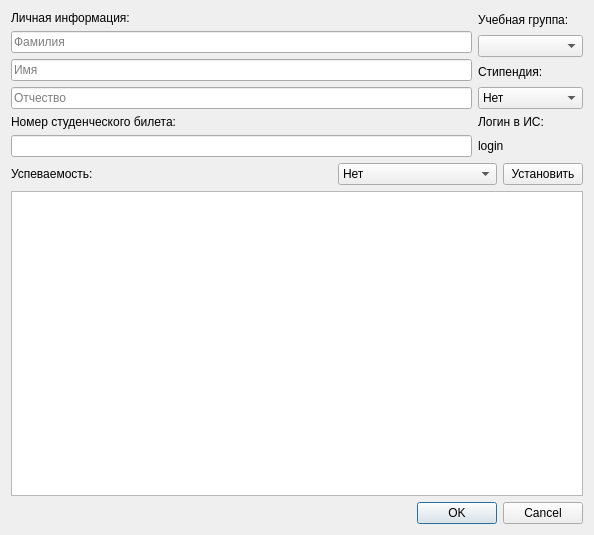
<?xml version="1.0" encoding="UTF-8"?>
<ui version="4.0">
 <class>editStudentDialog</class>
 <widget class="QDialog" name="editStudentDialog">
  <property name="geometry">
   <rect>
    <x>0</x>
    <y>0</y>
    <width>594</width>
    <height>535</height>
   </rect>
  </property>
  <property name="minimumSize">
   <size>
    <width>532</width>
    <height>442</height>
   </size>
  </property>
  <property name="windowTitle">
   <string>Dialog</string>
  </property>
  <layout class="QGridLayout" name="gridLayout_2">
   <item row="0" column="0">
    <layout class="QGridLayout" name="gridLayout">
     <item row="4" column="0">
      <widget class="QLineEdit" name="lineNumber"/>
     </item>
     <item row="0" column="0">
      <layout class="QVBoxLayout" name="verticalLayout">
       <item>
        <widget class="QLabel" name="label">
         <property name="text">
          <string>Личная информация:</string>
         </property>
        </widget>
       </item>
       <item>
        <widget class="QLineEdit" name="lineSurname">
         <property name="placeholderText">
          <string>Фамилия</string>
         </property>
        </widget>
       </item>
       <item>
        <widget class="QLineEdit" name="lineName">
         <property name="placeholderText">
          <string>Имя</string>
         </property>
        </widget>
       </item>
       <item>
        <widget class="QLineEdit" name="linePatronymic">
         <property name="placeholderText">
          <string>Отчество</string>
         </property>
        </widget>
       </item>
      </layout>
     </item>
     <item row="0" column="1">
      <layout class="QVBoxLayout" name="verticalLayout_2">
       <item>
        <widget class="QLabel" name="label_3">
         <property name="text">
          <string>Учебная группа:</string>
         </property>
        </widget>
       </item>
       <item>
        <widget class="QComboBox" name="groupComboBox"/>
       </item>
       <item>
        <widget class="QLabel" name="label_4">
         <property name="text">
          <string>Стипендия:</string>
         </property>
        </widget>
       </item>
       <item>
        <widget class="QComboBox" name="grantComboBox">
         <item>
          <property name="text">
           <string>Нет</string>
          </property>
         </item>
         <item>
          <property name="text">
           <string>Обычная</string>
          </property>
         </item>
         <item>
          <property name="text">
           <string>Повышенная</string>
          </property>
         </item>
        </widget>
       </item>
      </layout>
     </item>
     <item row="3" column="0">
      <widget class="QLabel" name="label_2">
       <property name="text">
        <string>Номер студенческого билета:</string>
       </property>
      </widget>
     </item>
     <item row="4" column="1">
      <widget class="QLabel" name="labelLogin">
       <property name="text">
        <string>login</string>
       </property>
      </widget>
     </item>
     <item row="3" column="1">
      <widget class="QLabel" name="label_7">
       <property name="text">
        <string>Логин в ИС:</string>
       </property>
      </widget>
     </item>
    </layout>
   </item>
   <item row="1" column="0">
    <layout class="QHBoxLayout" name="horizontalLayout">
     <item>
      <widget class="QLabel" name="label_5">
       <property name="maximumSize">
        <size>
         <width>508</width>
         <height>16</height>
        </size>
       </property>
       <property name="text">
        <string>Успеваемость:</string>
       </property>
      </widget>
     </item>
     <item>
      <spacer name="horizontalSpacer">
       <property name="orientation">
        <enum>Qt::Horizontal</enum>
       </property>
       <property name="sizeHint" stdset="0">
        <size>
         <width>40</width>
         <height>20</height>
        </size>
       </property>
      </spacer>
     </item>
     <item>
      <widget class="QComboBox" name="comboBox">
       <item>
        <property name="text">
         <string>Нет</string>
        </property>
       </item>
       <item>
        <property name="text">
         <string>Не зачтено</string>
        </property>
       </item>
       <item>
        <property name="text">
         <string>Зачтено</string>
        </property>
       </item>
       <item>
        <property name="text">
         <string>Неудовлетворительно</string>
        </property>
       </item>
       <item>
        <property name="text">
         <string>Удовлетворительно </string>
        </property>
       </item>
       <item>
        <property name="text">
         <string>Хорошо</string>
        </property>
       </item>
       <item>
        <property name="text">
         <string>Отлично</string>
        </property>
       </item>
      </widget>
     </item>
     <item>
      <widget class="QPushButton" name="setGradeButton">
       <property name="text">
        <string>Установить</string>
       </property>
      </widget>
     </item>
    </layout>
   </item>
   <item row="4" column="0">
    <widget class="QDialogButtonBox" name="buttonBox">
     <property name="orientation">
      <enum>Qt::Horizontal</enum>
     </property>
     <property name="standardButtons">
      <set>QDialogButtonBox::Cancel|QDialogButtonBox::Ok</set>
     </property>
    </widget>
   </item>
   <item row="3" column="0">
    <widget class="QTableView" name="tableView">
     <property name="editTriggers">
      <set>QAbstractItemView::NoEditTriggers</set>
     </property>
     <property name="selectionMode">
      <enum>QAbstractItemView::SingleSelection</enum>
     </property>
     <property name="selectionBehavior">
      <enum>QAbstractItemView::SelectRows</enum>
     </property>
     <attribute name="horizontalHeaderStretchLastSection">
      <bool>true</bool>
     </attribute>
     <attribute name="verticalHeaderStretchLastSection">
      <bool>false</bool>
     </attribute>
    </widget>
   </item>
  </layout>
 </widget>
 <resources/>
 <connections>
  <connection>
   <sender>buttonBox</sender>
   <signal>accepted()</signal>
   <receiver>editStudentDialog</receiver>
   <slot>accept()</slot>
   <hints>
    <hint type="sourcelabel">
     <x>248</x>
     <y>254</y>
    </hint>
    <hint type="destinationlabel">
     <x>157</x>
     <y>274</y>
    </hint>
   </hints>
  </connection>
  <connection>
   <sender>buttonBox</sender>
   <signal>rejected()</signal>
   <receiver>editStudentDialog</receiver>
   <slot>reject()</slot>
   <hints>
    <hint type="sourcelabel">
     <x>316</x>
     <y>260</y>
    </hint>
    <hint type="destinationlabel">
     <x>286</x>
     <y>274</y>
    </hint>
   </hints>
  </connection>
  <connection>
   <sender>setGradeButton</sender>
   <signal>pressed()</signal>
   <receiver>editStudentDialog</receiver>
   <slot>setGrade()</slot>
   <hints>
    <hint type="sourcelabel">
     <x>546</x>
     <y>167</y>
    </hint>
    <hint type="destinationlabel">
     <x>296</x>
     <y>267</y>
    </hint>
   </hints>
  </connection>
 </connections>
 <slots>
  <slot>setGrade()</slot>
 </slots>
</ui>
